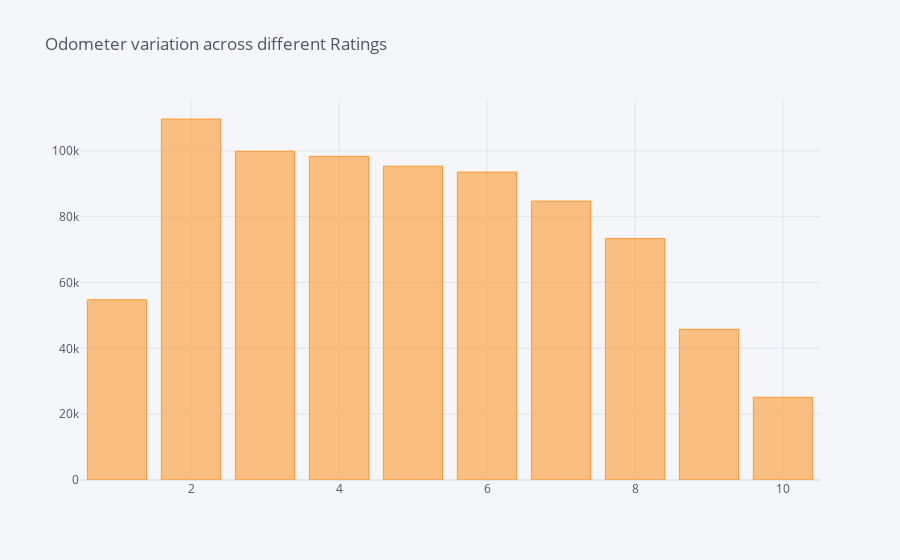

The notebook cell saved with this chart:
### Code cell
data.groupby('rating_engineTransmission').odometer_reading.mean().iplot(kind='bar',title='Odometer variation across different Ratings')

### Figure 1 — Plotly figure (JSON) as saved in the notebook; plotly's stock layout.template omitted (floating-point values rounded to 4 significant figures)
{"data": [{"marker": {"color": "rgba(255, 153, 51, 0.6)", "line": {"color": "rgba(255, 153, 51, 1.0)", "width": 1}}, "name": "odometer_reading", "orientation": "v", "text": "", "type": "bar", "x": ["1", "10", "2", "3", "4", "5", "6", "7", "8", "9"], "y": [54761, 25130.0, 109700.0, 99850.0, 98310.0, 95340.0, 93530.0, 84730.0, 73340.0, 45770.0]}], "layout": {"legend": {"bgcolor": "#F5F6F9", "font": {"color": "#4D5663"}}, "paper_bgcolor": "#F5F6F9", "plot_bgcolor": "#F5F6F9", "title": {"font": {"color": "#4D5663"}, "text": "Odometer variation across different Ratings"}, "xaxis": {"gridcolor": "#E1E5ED", "showgrid": true, "tickfont": {"color": "#4D5663"}, "title": {"font": {"color": "#4D5663"}, "text": ""}, "zerolinecolor": "#E1E5ED"}, "yaxis": {"gridcolor": "#E1E5ED", "showgrid": true, "tickfont": {"color": "#4D5663"}, "title": {"font": {"color": "#4D5663"}, "text": ""}, "zerolinecolor": "#E1E5ED"}}}
